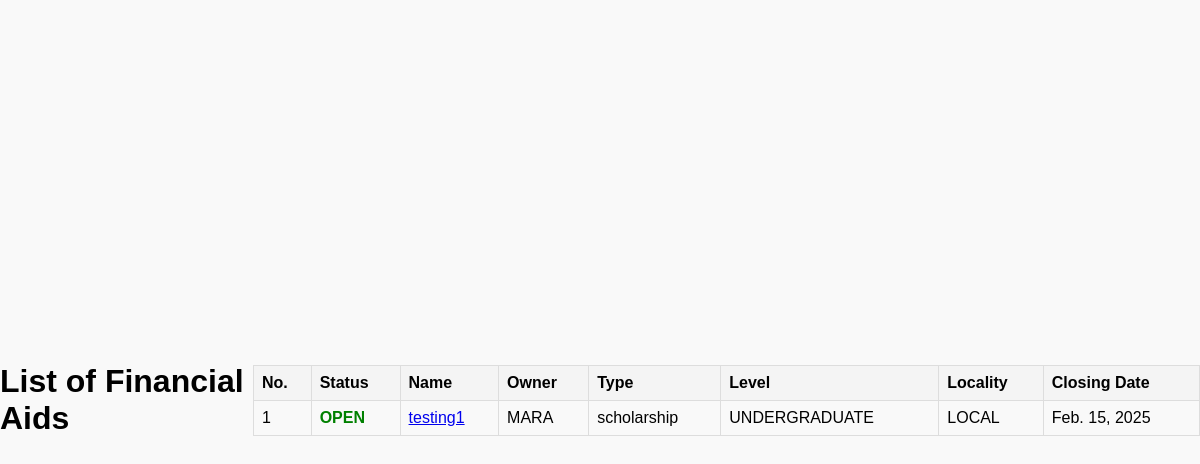
Before: /programs/aid/ with the older database file.
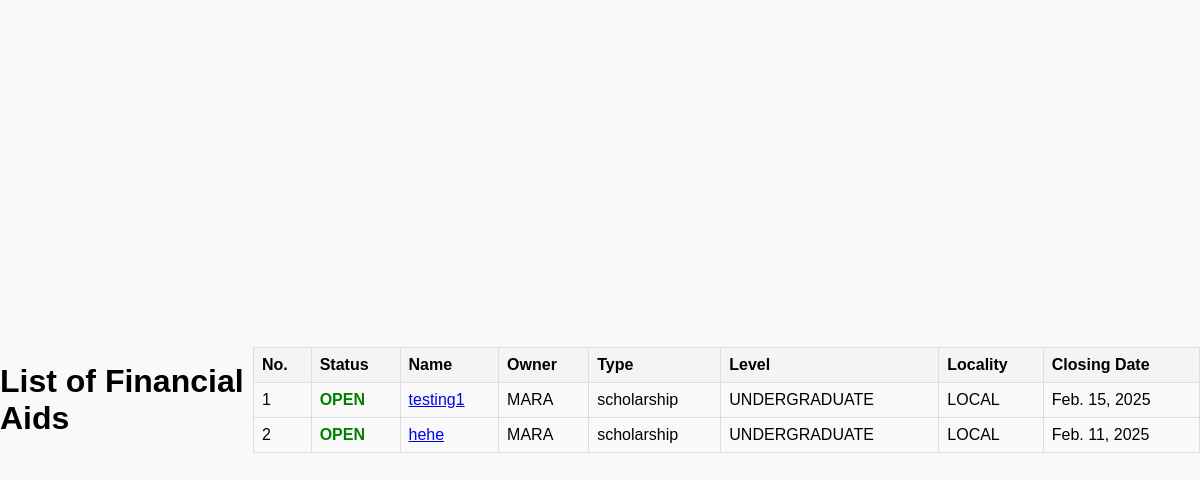
After: the same page with the newer database file.
### programs/models.py (models this page shows, shortened)
class AidProgram(models.Model):
    STATUS_CHOICES = [
        ('OPEN', 'Open'),
        ('CLOSE', 'Close'),
    ]
    LOCALITY_CHOICES = [
        ('LOCAL', 'Local'),
        ('INTERNATIONAL', 'International'),
    ]
    LEVEL_CHOICES = [
        ('UNDERGRADUATE', 'Undergraduate'),
        ('POSTGRADUATE', 'Postgraduate'),
    ]
    APPROVAL_CHOICES = [
        ('PENDING', 'Pending'),
        ('APPROVED', 'Approved'),
        ('REJECTED', 'Rejected'),
    ]
    name = models.CharField(max_length=255)
    owner = models.CharField(max_length=255)
    aid_type = models.CharField(max_length=100)
    level = models.CharField(max_length=20, choices=LEVEL_CHOICES)
    locality = models.CharField(max_length=20, choices=LOCALITY_CHOICES)
    status = models.CharField(max_length=10, choices=STATUS_CHOICES, default='OPEN')
    eligibility = models.TextField(blank=True, null=True)
    closing_date = models.DateField()
    required_documents = models.TextField(blank=True, null=True)
    total_funds = models.DecimalField(max_digits=12, decimal_places=2, null=True, blank=True)
    proposed_by = models.ForeignKey(settings.AUTH_USER_MODEL, on_delete=models.CASCADE, null=True, blank=True)
    approval_status = models.CharField(max_length=10, choices=APPROVAL_CHOICES, default='PENDING')

### programs/views.py (the view)
# urls.py: path('aid/', aid_list, name='aid_list'),
def aid_list(request):
    aids = AidProgram.objects.all()
    return render(request, 'aid_list.html', {'aids': aids})

### programs/templates/aid_list.html (shortened to what this page needs)
{% extends 'base.html' %}
{% block content %}
<!DOCTYPE html>
<html lang="en">
<head>
</head>
<body>
    <h1>List of Financial Aids</h1>
    <table>
        <thead>
            <tr>
                <th>No.</th>
                <th>Status</th>
                <th>Name</th>
                <th>Owner</th>
                <th>Type</th>
                <th>Level</th>
                <th>Locality</th>
                <th>Closing Date</th>
            </tr>
        </thead>
        <tbody>
            {% for aid in aids %}
            <tr>
                <td>{{ forloop.counter }}</td>
                <td class="{{ aid.status|lower }}">{{ aid.status }}</td>
                <td>
                    <a href="{% url 'aid_details' aid.id %}">{{ aid.name }}</a>
                </td>
                <td>{{ aid.owner }}</td>
                <td>{{ aid.aid_type }}</td>
                <td>{{ aid.level }}</td>
                <td>{{ aid.locality }}</td>
                <td>{{ aid.closing_date }}</td>
            </tr>
            {% empty %}
            <tr>
                <td colspan="8">No financial aids available.</td>
            </tr>
            {% endfor %}
        </tbody>
    </table>
</body>
</html>
{% endblock %}

### template/base.html (shortened to what this page needs)
{%load static%}
<!DOCTYPE html>
<html lang="en">
<head>
  <link rel="stylesheet" href="{%static "css/main.css" %}">
</head>
<body>
  {% block content %}
  {% endblock content %}
</body>
</html>

### static/css/main.css (style rules this page uses)
body { font-family: Arial, sans-serif; margin: 0; padding: 0; background-color: #f9f9f9; min-height: 100vh; display: flex; justify-content: center; align-items: center; }

### programs/templates/aid_list.html (style rules this page uses)
table { width: 100%; border-collapse: collapse; }
th, td { border: 1px solid #ddd; padding: 8px; text-align: left; }
th { background-color: #f4f4f4; }
.open { color: green; font-weight: bold; }

Changed rows visible on the page:
added AidProgram: status "OPEN", name "hehe", owner "MARA", aid_type "scholarship", level "UNDERGRADUATE", locality "LOCAL", closing_date "Feb. 11, 2025"
